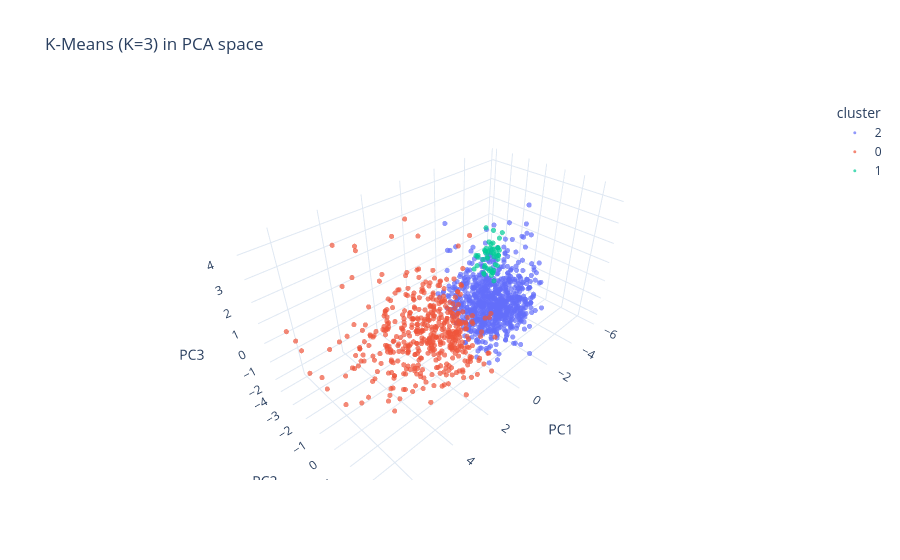

The cell this chart's notebook holds for it:
### Code cell
# PCA -> 3D (raw 10-D can't be plotted directly; report fidelity of the projection)
pca = PCA(n_components=3, random_state=RND)
P = pca.fit_transform(Xs)
print("Variance explained by 3 PCs:", pca.explained_variance_ratio_.round(3),
      "| total:", round(pca.explained_variance_ratio_.sum(), 3),
      "-> the plot is a faithful sketch, not the full geometry.")
p3 = pd.DataFrame(P, columns=["PC1","PC2","PC3"]); p3["cluster"] = df["cluster"].astype(str)
px.scatter_3d(p3, x="PC1", y="PC2", z="PC3", color="cluster", opacity=.7,
              title=f"K-Means (K={best_k}) in PCA space").update_traces(marker_size=3).show()

print("\nSegment profiles (means):")
print(df.groupby("cluster")[CLUSTER_FEATURES].mean().round(2))
print("\nBusiness view per segment:")
print(df.groupby("cluster").agg(n=("respondent_id","count"), conversion=("converted","mean"),
      positive=("career_outcome", lambda s: (s=="Positive").mean()),
      income_growth=("income_growth_pct","mean")).round(3))

### Figure 1 — Plotly figure (JSON) as saved in the notebook; plotly's stock layout.template omitted (floating-point values rounded to 4 significant figures; data arrays with more than 128 entries replaced by an {"elided": "..."} marker saying what was removed)
{"data": [{"hovertemplate": "cluster=2<br>PC1=%{x}<br>PC2=%{y}<br>PC3=%{z}<extra></extra>", "legendgroup": "2", "marker": {"color": "#636efa", "opacity": 0.7, "size": 3, "symbol": "circle"}, "mode": "markers", "name": "2", "scene": "scene", "showlegend": true, "type": "scatter3d", "x": {"elided": "810 float values"}, "y": {"elided": "810 float values"}, "z": {"elided": "810 float values"}}, {"hovertemplate": "cluster=0<br>PC1=%{x}<br>PC2=%{y}<br>PC3=%{z}<extra></extra>", "legendgroup": "0", "marker": {"color": "#EF553B", "opacity": 0.7, "size": 3, "symbol": "circle"}, "mode": "markers", "name": "0", "scene": "scene", "showlegend": true, "type": "scatter3d", "x": {"elided": "474 float values"}, "y": {"elided": "474 float values"}, "z": {"elided": "474 float values"}}, {"hovertemplate": "cluster=1<br>PC1=%{x}<br>PC2=%{y}<br>PC3=%{z}<extra></extra>", "legendgroup": "1", "marker": {"color": "#00cc96", "opacity": 0.7, "size": 3, "symbol": "circle"}, "mode": "markers", "name": "1", "scene": "scene", "showlegend": true, "type": "scatter3d", "x": [-4.867, -5.364, -5.171, -5.481, -5.577, -5.552, -4.38, -5.706, -4.847, -5.247, -5.209, -5.122, -5.61, -5.39, -5.451, -5.334, -5.364, -5.202, -4.625, -5.176, -5.3, -5.628, -5.125, -5.443, -5.157, -5.285, -4.962, -5.106, -4.521, -4.941, -5.161, -4.735, -5.049, -5.175, -5.57, -5.075, -5.24, -4.427, -5.033, -4.937, -4.304, -4.904, -5.223, -4.786, -5.408, -5.447, -5.181, -5.501, -5.497, -5.577], "y": [-3.355, -3.306, -3.283, -3.08, -3.007, -3.009, -3.603, -2.968, -3.349, -3.314, -3.687, -3.378, -3.005, -3.304, -3.031, -3.381, -3.293, -3.204, -3.165, -2.899, -3.113, -3.074, -2.946, -3.082, -3.393, -3.114, -3.443, -3.359, -3.573, -3.476, -3.391, -3.767, -2.993, -3.448, -3.078, -3.495, -3.181, -3.524, -3.351, -3.564, -3.626, -3.44, -3.16, -3.308, -3.24, -3.229, -2.969, -3.027, -2.984, -3.007], "z": [-1.417, -0.8033, -0.4105, -0.7477, -0.9196, -1.158, -0.6821, 0.4508, -0.5833, -1.916, 0.6573, -0.7018, -0.6016, -0.5647, -0.9161, -0.2624, 0.5928, -1.714, -1.787, -2.356, -1.978, 0.1034, -0.7843, -1.494, -0.6294, -1.96, -0.5703, -1.729, -0.8265, -0.5328, -0.06243, -0.885, -1.982, -1.121, -0.4532, -0.4762, -0.08083, -1.302, -0.9333, -1.149, -1.507, -1.951, -1.873, -1.46, -0.791, -0.5541, -1.695, -0.439, -1.537, -0.9196]}], "layout": {"legend": {"title": {"text": "cluster"}, "tracegroupgap": 0}, "scene": {"domain": {"x": [0.0, 1.0], "y": [0.0, 1.0]}, "xaxis": {"title": {"text": "PC1"}}, "yaxis": {"title": {"text": "PC2"}}, "zaxis": {"title": {"text": "PC3"}}}, "title": {"text": "K-Means (K=3) in PCA space"}}}
